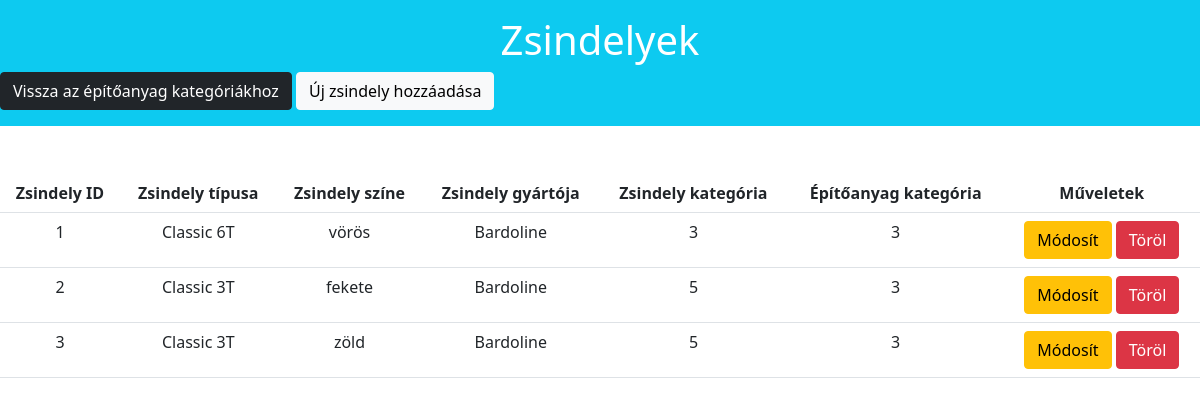
The app's page /app/index.php?controller=shingle&action=list (signed in) with its own data.
### tables this page shows
CREATE TABLE `shingle` (
  `shingleID` INT NOT NULL AUTO_INCREMENT,
  `shingleType` VARCHAR(100) NOT NULL,
  `shingleColor` VARCHAR(100) NOT NULL,
  `shingleManufacturer` VARCHAR(100) NOT NULL,
  `shingleCategoryID` INT NOT NULL,
  `materialID` INT NOT NULL,
  PRIMARY KEY (`shingleID`),
FOREIGN KEY (`shingleCategoryID`) REFERENCES `shingle_category`(`shingleCategoryID`) ON DELETE NO ACTION,
FOREIGN KEY (`materialID`) REFERENCES `material`(`materialID`)ON DELETE NO ACTION );

CREATE TABLE `shingle_category` (
  `shingleCategoryID` INT NOT NULL AUTO_INCREMENT,
  `shingleCategoryName` VARCHAR(100) NOT NULL,
  PRIMARY KEY (`shingleCategoryID`),
  UNIQUE INDEX `shingleCategoryName_UNIQUE` (`shingleCategoryName` ASC) );

CREATE TABLE `material` (
  `materialID` INT NOT NULL AUTO_INCREMENT,
  `materialName` VARCHAR(45) NOT NULL,
  PRIMARY KEY (`materialID`),
  UNIQUE INDEX `materialName_UNIQUE` (`materialName` ASC) );

### app/controller/ShingleController.php (called while the page is built, shortened)
<?php
require_once('model\ShingleDao.php');
class ShingleController {
    public function load($view, $data=[]){
       extract($data);
       include("view/shingle/{$view}.php");
       return $data;
    }
   public function listAllShingle(){
       $shingleDaoObj = new ShingleDao();
       $shingles = $shingleDaoObj->getAllShingle();
       return $this->load('list', [
         'shingles' => $shingles,
       ]);
   }
}
?>

### app/model/ShingleDao.php (called while the page is built, shortened)
<?php
  class ShingleDao {
     public function getAllShingle(){
        $dbObj = new Db();
        $conn = $dbObj->getConnection();
        $statement = $conn->prepare("SELECT s.shingleID, s.shingleType, s.shingleColor, s.shingleManufacturer, sc.shingleCategoryID, m.materialID FROM shingle as s  INNER JOIN shingle_category as sc ON s.shingleCategoryID = sc.shingleCategoryID INNER JOIN material as m ON s.materialID = m.materialID ORDER BY shingleID ASC");
        $statement->setFetchMode(\PDO::FETCH_OBJ);
        $statement->execute();
         $data = $statement->fetchAll();
        return $data;
     }
    }
    ?>

### app/view/shingle/list.php (the view)
<div class="row">
    <div class="jumbotron bg-info text-white pt-3 pb-3">
        <h1 class="display3 text-center">Zsindelyek</h1>
        <a href="index.php" class="btn btn-dark">Vissza az építőanyag kategóriákhoz</a>
        <a href="index.php?controller=shingle&action=create" class="btn btn-light text-blue">Új zsindely hozzáadása</a>
    </div>
<div class="container">
    <table class="table table-hover mt-5 text-center">
        <tr>
            <th>Zsindely ID</th>
            <th>Zsindely típusa</th>
            <th>Zsindely színe</th>
            <th>Zsindely gyártója</th>
            <th>Zsindely kategória</th>
            <th>Építőanyag kategória</th>
            <th>Műveletek</th>
        </tr>
        <?php
            foreach ($shingles as $shingle) {
               echo "<tr>";
                    echo "<td>" .$shingle->shingleID. "</td>";
                    echo "<td>" .$shingle->shingleType . "</td>";
                    echo "<td>" .$shingle->shingleColor . "</td>";
                    echo "<td>" .$shingle->shingleManufacturer . "</td>";
                    echo "<td>" .$shingle->shingleCategoryID. "</td>";
                    echo "<td>" .$shingle->materialID . "</td>";
                    echo "<td>";
                        echo "<a class='btn btn-warning' href='index.php?controller=shingle&action=edit&shingleID=$shingle->shingleID'> Módosít </a> ";
                        echo "<a class='btn btn-danger' href='index.php?controller=shingle&action=delete&shingleID=$shingle->shingleID'> Töröl </a>";
                    echo "</td>";
               echo "</tr>";
            }
        ?>
    </table>
        </div>

### records on screen
shingle: shingleID "1", shingleType "Classic 6T", shingleColor "vörös", shingleManufacturer "Bardoline", shingleCategoryID.shingleCategoryID "3", materialID.materialID "3"
shingle: shingleID "2", shingleType "Classic 3T", shingleColor "fekete", shingleManufacturer "Bardoline", shingleCategoryID.shingleCategoryID "5", materialID.materialID "3"
shingle: shingleID "3", shingleType "Classic 3T", shingleColor "zöld", shingleManufacturer "Bardoline", shingleCategoryID.shingleCategoryID "5", materialID.materialID "3"
